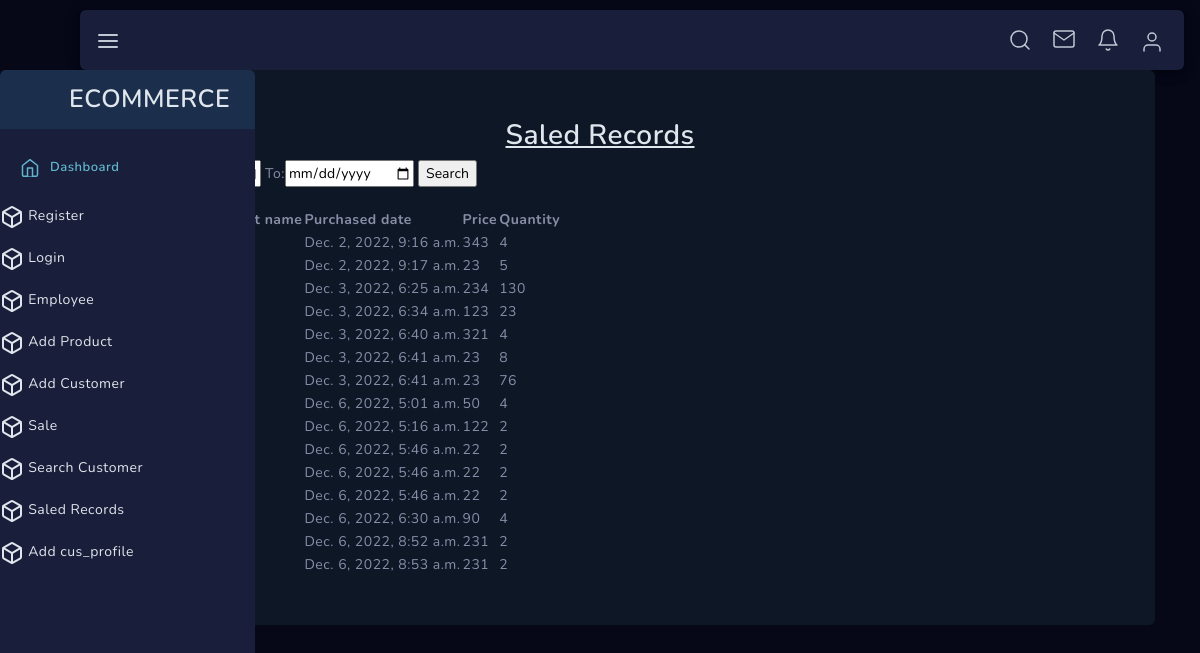
Screenshot of /ecommerce/saled_records/ with the database file from the repository.
### webapp/models.py (models this page shows)
class ItemsSaled(models.Model):
    product = models.ForeignKey(Product,on_delete=models.CASCADE)
    customer=models.ForeignKey(Customer,on_delete=models.CASCADE)
    sell_quantity=models.IntegerField()
    total_amount=models.IntegerField()
    amount_paid=models.IntegerField(null=True)
    credit_balance=models.IntegerField(null=True)
    created_at = models.DateTimeField(auto_now_add=True)
    updated_at = models.DateTimeField(auto_now=True)

### webapp/views.py (the view, shortened to what this page needs)
# urls.py: path('saled_records/', views.saled_records, name='saled_records'),
def saled_records(request):
    saled_details=ItemsSaled.objects.all()
    return render(request,"webapp/saled_details.html",{'saled_details':saled_details})

### webapp/templates/webapp/saled_details.html (shortened to what this page needs)
{% extends 'dashboard/base.html' %}
{% load static %}
{% block content %}
 <div class="container">
            <div class="card reg__card p-md-5 p-3">
                <h3 class="text-center"><strong><u>Saled&nbsp;Records</u></strong></h3>
<form action="" method="POST">
        To:<input type="date" name="end_date">
        <input type="submit" value="Search"> <br><br>
        <table>
        <tr>
          <th>Customer name</th>
          <th>Product name</th>
          <th>Purchased date</th>
           <th>Price</th>
            <th>Quantity</th>
        </tr>
        {% for i in saled_details %}
        <tr>
         <td>{{i.customer.name}}</td>
         <td>{{i.product.product}}</td>
          <td>{{i.created_at}}</td>
          <td>{{i.amount_paid}}</td>
          <td>{{i.sell_quantity}}</td>
           </tr>
            {% endfor  %}
          </table>
{% endblock %}

### webapp/templates/dashboard/base.html (shortened to what this page needs)
<!DOCTYPE html>
<html lang="en">
<head>
    {% load static %}
</head>
    <link href="{% static 'user_profile/assets/css/loader.css' %}" rel="stylesheet" type="text/css" />
    <link href="{% static 'user_profile/bootstrap/css/bootstrap.min.css' %}" rel="stylesheet" type="text/css" />
    <link href="{% static 'user_profile/assets/css/plugins.css' %}" rel="stylesheet" type="text/css" />
    <link href="{% static 'user_profile/plugins/apex/apexcharts.css' %}" rel="stylesheet" type="text/css">
    <link href="{% static 'user_profile/assets/css/dashboard/dash_1.css' %}" rel="stylesheet" type="text/css" />
    <link href="{% static 'user_profile/assets/css/users/user-profile.css' %}" rel="stylesheet" type="text/css" />
    <link rel="stylesheet" type="text/css" href="{% static 'user_profile/plugins/dropify/dropify.min.css' %}">
    <link href="{% static 'user_profile/assets/css/users/account-setting.css' %}" rel="stylesheet" type="text/css" />
    <link href="{% static 'user_profile/plugins/drag-and-drop/dragula/dragula.css' %}" rel="stylesheet" type="text/css" />
    <link href="{% static 'user_profile/plugins/drag-and-drop/dragula/example.css' %}" rel="stylesheet" type="text/css" />
    <link rel="stylesheet" type="text/css" href="{% static 'user_profile/assets/css/forms/switches.css' %}">
    <link href="{% static 'user_profile/plugins/pricing-table/css/component.css' %}" rel="stylesheet" type="text/css" />
    <link rel="stylesheet" type="text/css" href="{% static 'user_profile/plugins/editors/quill/quill.snow.css' %}">
    <link rel="stylesheet" type="text/css" href="{% static 'user_profile/assets/css/forms/theme-checkbox-radio.css' %}">
    <link href="{% static 'user_profile/assets/css/apps/todolist.css' %}" rel="stylesheet" type="text/css" />
    <link href="{% static 'user_profile/plugins/animate/animate.css' %}" rel="stylesheet" type="text/css" />
    <link href="{% static 'user_profile/assets/css/scrollspyNav.css' %}" rel="stylesheet" type="text/css" />
    <link href="{% static 'user_profile/assets/css/components/custom-modal.css' %}" rel="stylesheet" type="text/css" />
    <link rel="stylesheet" type="text/css" href="{% static 'user_profile/assets/css/forms/theme-checkbox-radio.css' %}">
    <link href="{% static 'user_profile/plugins/jquery-ui/jquery-ui.min.css' %}" rel="stylesheet" type="text/css" />
    <link href="{% static 'user_profile/assets/css/apps/contacts.css' %}" rel="stylesheet" type="text/css" />
    <link href="{% static 'user_profile/plugins/fullcalendar/fullcalendar.css' %}" rel="stylesheet" type="text/css" />
    <link href="{% static 'user_profile/plugins/fullcalendar/custom-fullcalendar.advance.css' %}" rel="stylesheet" type="text/css" />
    <link href="{% static 'user_profile/plugins/flatpickr/flatpickr.css' %}" rel="stylesheet" type="text/css">
    <link href="{% static 'user_profile/plugins/flatpickr/custom-flatpickr.css' %}" rel="stylesheet" type="text/css">
    <link href="{% static 'user_profile/assets/css/forms/theme-checkbox-radio.css' %}" rel="stylesheet" type="text/css" />
</head>
<body class="alt-menu sidebar-noneoverflow">
    <div class="header-container fixed">
        <header class="header navbar navbar-expand-sm expand-header">
            <a href="javascript:void(0);" class="sidebarCollapse" data-placement="bottom"></a>
            <ul class="navbar-item flex-row ml-auto">
                <li class="nav-item align-self-center search-animated">
                </li>
                <li class="nav-item dropdown message-dropdown">
                    <a href="javascript:void(0);" class="nav-link dropdown-toggle" id="messageDropdown" data-toggle="dropdown" aria-haspopup="true" aria-expanded="false">
                    </a>
                </li>
                <li class="nav-item dropdown notification-dropdown">
                    <a href="javascript:void(0);" class="nav-link dropdown-toggle" id="notificationDropdown" data-toggle="dropdown" aria-haspopup="true" aria-expanded="false">
                    </a>
                </li>
                <li class="nav-item dropdown user-profile-dropdown  order-lg-0 order-1">
                    <a href="javascript:void(0);" class="nav-link dropdown-toggle user" id="userProfileDropdown" data-toggle="dropdown" aria-haspopup="true" aria-expanded="false">
                        <svg xmlns="http://www.w3.org/2000/svg" width="24" height="24" viewBox="0 0 24 24" fill="none" stroke="currentColor" stroke-width="2" stroke-linecap="round" stroke-linejoin="round" class="feather feather-user"><path d="M20 21v-2a4 4 0 0 0-4-4H8a4 4 0 0 0-4 4v2"></path><circle cx="12" cy="7" r="4"></circle></svg>
                    </a>
                </li>
            </ul>
        </header>
    </div>
    <div class="sidebar-wrapper sidebar-theme">
        <nav id="sidebar">
        <ul class="navbar-nav theme-brand flex-row  text-center">
            <li class="nav-item theme-text">
                <a href="#" class="nav-link"> ECOMMERCE </a>
            </li>
        </ul>
        <ul class="list-unstyled menu-categories" id="accordionExample">
            <li class="menu active">
                <a href="#dashboard" data-toggle="collapse" aria-expanded="true" class="dropdown-toggle">
                    <div class="">
                        <span>Dashboard</span>
                    </div>
                </a>
             </li>
            <li class="menu active">
                <a href="#components" data-toggle="collapse" aria-expanded="false" class="dropdown-toggle">
                    <div class="">
                         <a href="{% url 'register' %}"> Register </a>
                    </div>
                </a>
                 </li>
                  <li class="menu active">
                <a href="#components" data-toggle="collapse" aria-expanded="false" class="dropdown-toggle">
                    <div class="">
                         <a href="{% url 'login_view' %}"> Login </a>
                    </div>
                </a>
                 </li>
                  <li class="menu active">
                <a href="#components" data-toggle="collapse" aria-expanded="false" class="dropdown-toggle">
                    <div class="">
                         <a href="{% url 'employee' %}"> Employee </a>
                    </div>
                </a>
                 </li>
            <li class="menu active">
                <a href="#components" data-toggle="collapse" aria-expanded="false" class="dropdown-toggle">
                    <div class="">
                         <a href="{% url 'add_product' %}"> Add Product </a>
                    </div>
                </a>
                 </li>
             <li class="menu active">
                <a href="#components" data-toggle="collapse" aria-expanded="false" class="dropdown-toggle">
                    <div class="">
                         <a href="{% url 'add_customer' %}"> Add Customer </a>
                    </div>
                </a>
                 </li>
                   <li class="menu active">
                <a href="#components" data-toggle="collapse" aria-expanded="false" class="dropdown-toggle">
                    <div class="">
                         <a href="{% url 'sale' %}"> Sale</a>
                    </div>
                </a>
                 </li>
                   <li class="menu active">
                <a href="#components" data-toggle="collapse" aria-expanded="false" class="dropdown-toggle">
                    <div class="">
                         <a href="{% url 'search_customer' %}"> Search Customer </a>
                    </div>
                </a>
                 </li>
                   <li class="menu active">
                <a href="#components" data-toggle="collapse" aria-expanded="false" class="dropdown-toggle">
                    <div class="">
                         <a href="{% url 'saled_records' %}"> Saled Records </a>
                    </div>
                </a>
                 </li>
                  <li class="menu active">
                <a href="#components" data-toggle="collapse" aria-expanded="false" class="dropdown-toggle">
                    <div class="">
                         <a href="{% url 'add_profile' %}"> Add cus_profile </a>
                    </div>
                </a>
                 </li>
        </ul>
    </nav>
</div>
{% block content %}
{% endblock content%}
</body>
</html>

### static_root/user_profile/assets/css/main.css (style rules this page uses)
html { min-height: 100%; }
body { color: #888ea8; height: 100%; font-size: 0.875rem; background: #f1f2f3; overflow-x: hidden; overflow-y: auto; letter-spacing: 0.0312rem; font-family: 'Nunito', sans-serif; }
h1, h2, h3, h4, h5, h6 { color: #3b3f5c; }
strong { font-weight: 600; }
a { color: #e0e6ed; outline: none; }
.card { border: 1px solid #0e1726; border-radius: 6px; background: #0e1726; }
.dropdown-toggle:after, .dropup .dropdown-toggle::after, .dropright .dropdown-toggle::after, .dropleft .dropdown-toggle::before { display: none; }

### rows the page displays
ItemsSaled: created_at "Dec. 2, 2022, 9:16 a.m.", amount_paid "343", sell_quantity "4"
ItemsSaled: created_at "Dec. 2, 2022, 9:17 a.m.", amount_paid "23", sell_quantity "5"
ItemsSaled: created_at "Dec. 3, 2022, 6:25 a.m.", amount_paid "234", sell_quantity "130"
ItemsSaled: created_at "Dec. 3, 2022, 6:34 a.m.", amount_paid "123", sell_quantity "23"
ItemsSaled: created_at "Dec. 3, 2022, 6:40 a.m.", amount_paid "321", sell_quantity "4"
ItemsSaled: created_at "Dec. 3, 2022, 6:41 a.m.", amount_paid "23", sell_quantity "8"
ItemsSaled: created_at "Dec. 3, 2022, 6:41 a.m.", amount_paid "23", sell_quantity "76"
ItemsSaled: created_at "Dec. 6, 2022, 5:01 a.m.", amount_paid "50", sell_quantity "4"
ItemsSaled: created_at "Dec. 6, 2022, 5:16 a.m.", amount_paid "122", sell_quantity "2"
ItemsSaled: created_at "Dec. 6, 2022, 5:46 a.m.", amount_paid "22", sell_quantity "2"
ItemsSaled: created_at "Dec. 6, 2022, 5:46 a.m.", amount_paid "22", sell_quantity "2"
ItemsSaled: created_at "Dec. 6, 2022, 5:46 a.m.", amount_paid "22", sell_quantity "2"
ItemsSaled: created_at "Dec. 6, 2022, 6:30 a.m.", amount_paid "90", sell_quantity "4"
ItemsSaled: created_at "Dec. 6, 2022, 8:52 a.m.", amount_paid "231", sell_quantity "2"
ItemsSaled: created_at "Dec. 6, 2022, 8:53 a.m.", amount_paid "231", sell_quantity "2"
